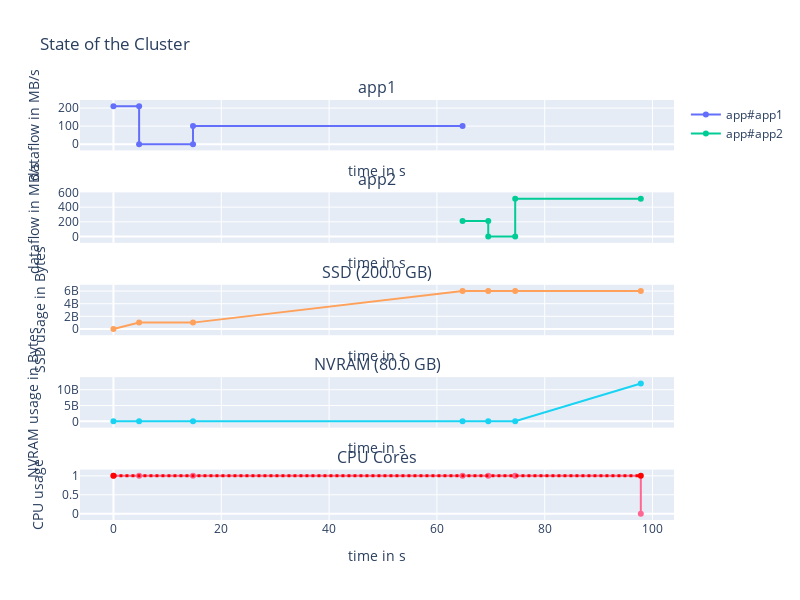

Notebook source saved alongside this figure:
### Markdown cell above
## Waiting cores for concurrent apps

### Code cell
logger.remove()
env = simpy.Environment()
data = simpy.Store(env)
# we register the tiers and the cluster
ssd_tier = Tier(env, 'SSD', bandwidth=ssd_bandwidth, capacity=200e9)
nvram_tier = Tier(env, 'NVRAM', bandwidth=nvram_bandwidth, capacity=80e9)
cluster = Cluster(env, compute_nodes=1, cores_per_node=1, tiers=[ssd_tier, nvram_tier])

# defining two apps
app1 = Application(env, name="app1", compute=[0, 10], read=[1e9, 0], write=[0, 5e9], data=data)
app2 = Application(env, name="app2", compute=[0, 5], read=[1e9, 0], write=[0, 12e9], data=data)

# executing apps
env.process(app1.run(cluster, placement=[0, 0]))
env.process(app2.run(cluster, placement=[0, 1]))
env.run()
# display
fig = display_run(data, cluster, width=800)
fig.show()
# known bug : idle app phase should cut (or dashed lines) in display
# knwon bug : when releasing core resource, priority go to queued req, not to running app

### Figure 1 — Plotly figure (JSON) as saved in the notebook; plotly's stock layout.template omitted (floating-point values rounded to 4 significant figures)
{"data": [{"line": {"shape": "linear"}, "name": "app#app1", "text": ["READ|to/from:SSD|volume=1.0 GB", "READ|to/from:SSD|volume=1.0 GB", "COMPUTE|volume=0B", "COMPUTE|volume=0B", "WRITE|to/from:SSD|volume=5.0 GB", "WRITE|to/from:SSD|volume=5.0 GB"], "textposition": "top center", "type": "scatter", "x": [0, 4.762, 4.762, 14.76, 14.76, 64.76], "xaxis": "x", "y": [210, 210, 0, 0, 100, 100], "yaxis": "y"}, {"line": {"dash": "dot", "shape": "linear"}, "name": "app1 mvt", "text": [], "textposition": "top center", "type": "scatter", "x": [], "xaxis": "x", "y": [], "yaxis": "y"}, {"line": {"shape": "linear"}, "name": "app#app2", "text": ["READ|to/from:SSD|volume=1.0 GB", "READ|to/from:SSD|volume=1.0 GB", "COMPUTE|volume=0B", "COMPUTE|volume=0B", "WRITE|to/from:NVRAM|volume=12.0 GB", "WRITE|to/from:NVRAM|volume=12.0 GB"], "textposition": "top center", "type": "scatter", "x": [64.76, 69.52, 69.52, 74.52, 74.52, 97.82], "xaxis": "x2", "y": [210, 210, 0, 0, 515, 515], "yaxis": "y2"}, {"line": {"dash": "dot", "shape": "linear"}, "name": "app2 mvt", "text": [], "textposition": "top center", "type": "scatter", "x": [], "xaxis": "x2", "y": [], "yaxis": "y2"}, {"line": {"shape": "linear"}, "name": "SSD", "showlegend": false, "text": ["app1|Read|SSD | +volume=1.0 GB", "app1|Compute | +volume=0B", "app1|Write|SSD | +volume=5.0 GB", "app2|Read|SSD | +volume=1.0 GB", "app2|Compute | +volume=0B", "app2|Write|NVRAM | +volume=12.0 GB"], "textposition": "top center", "type": "scatter", "x": [0, 4.762, 14.76, 64.76, 69.52, 74.52, 97.82], "xaxis": "x3", "y": [0, 1000000000, 1000000000, 6000000000, 6000000000, 6000000000, 6000000000], "yaxis": "y3"}, {"line": {"shape": "linear"}, "name": "NVRAM", "showlegend": false, "text": ["app1|Read|SSD | +volume=1.0 GB", "app1|Compute | +volume=0B", "app1|Write|SSD | +volume=5.0 GB", "app2|Read|SSD | +volume=1.0 GB", "app2|Compute | +volume=0B", "app2|Write|NVRAM | +volume=12.0 GB"], "textposition": "top center", "type": "scatter", "x": [0, 4.762, 14.76, 64.76, 69.52, 74.52, 97.82], "xaxis": "x4", "y": [0, 0, 0, 0, 0, 0, 12000000000], "yaxis": "y4"}, {"line": {"shape": "hv"}, "showlegend": false, "type": "scatter", "x": [0, 4.762, 14.76, 64.76, 69.52, 74.52, 97.82], "xaxis": "x5", "y": [1, 1, 1, 1, 1, 1, 0], "yaxis": "y5"}, {"line": {"color": "red", "dash": "dot", "shape": "hv", "width": 3}, "showlegend": false, "text": ["Maximum available cores in cluster=1", "Maximum available cores in cluster=1"], "type": "scatter", "x": [0, 97.82], "xaxis": "x5", "y": [1, 1], "yaxis": "y5"}], "layout": {"annotations": [{"font": {"size": 16}, "showarrow": false, "text": "app1", "x": 0.5, "xanchor": "center", "xref": "paper", "y": 1, "yanchor": "bottom", "yref": "paper"}, {"font": {"size": 16}, "showarrow": false, "text": "app2", "x": 0.5, "xanchor": "center", "xref": "paper", "y": 0.78, "yanchor": "bottom", "yref": "paper"}, {"font": {"size": 16}, "showarrow": false, "text": "SSD (200.0 GB)", "x": 0.5, "xanchor": "center", "xref": "paper", "y": 0.56, "yanchor": "bottom", "yref": "paper"}, {"font": {"size": 16}, "showarrow": false, "text": "NVRAM (80.0 GB)", "x": 0.5, "xanchor": "center", "xref": "paper", "y": 0.34, "yanchor": "bottom", "yref": "paper"}, {"font": {"size": 16}, "showarrow": false, "text": "CPU Cores", "x": 0.5, "xanchor": "center", "xref": "paper", "y": 0.12, "yanchor": "bottom", "yref": "paper"}], "height": 600, "title": {"text": "State of the Cluster"}, "width": 800, "xaxis": {"anchor": "y", "domain": [0, 1], "matches": "x5", "showticklabels": false, "title": {"text": "time in s"}}, "xaxis2": {"anchor": "y2", "domain": [0, 1], "matches": "x5", "showticklabels": false, "title": {"text": "time in s"}}, "xaxis3": {"anchor": "y3", "domain": [0, 1], "matches": "x5", "showticklabels": false, "title": {"text": "time in s"}}, "xaxis4": {"anchor": "y4", "domain": [0, 1], "matches": "x5", "showticklabels": false, "title": {"text": "time in s"}}, "xaxis5": {"anchor": "y5", "domain": [0, 1], "title": {"text": "time in s"}}, "yaxis": {"anchor": "x", "domain": [0.88, 1], "title": {"text": "dataflow in MB/s"}}, "yaxis2": {"anchor": "x2", "domain": [0.66, 0.78], "title": {"text": "dataflow in MB/s"}}, "yaxis3": {"anchor": "x3", "domain": [0.44, 0.56], "title": {"text": "SSD usage in Bytes"}}, "yaxis4": {"anchor": "x4", "domain": [0.22, 0.34], "title": {"text": "NVRAM usage in Bytes"}}, "yaxis5": {"anchor": "x5", "domain": [0, 0.12], "title": {"text": "CPU usage"}}}}
